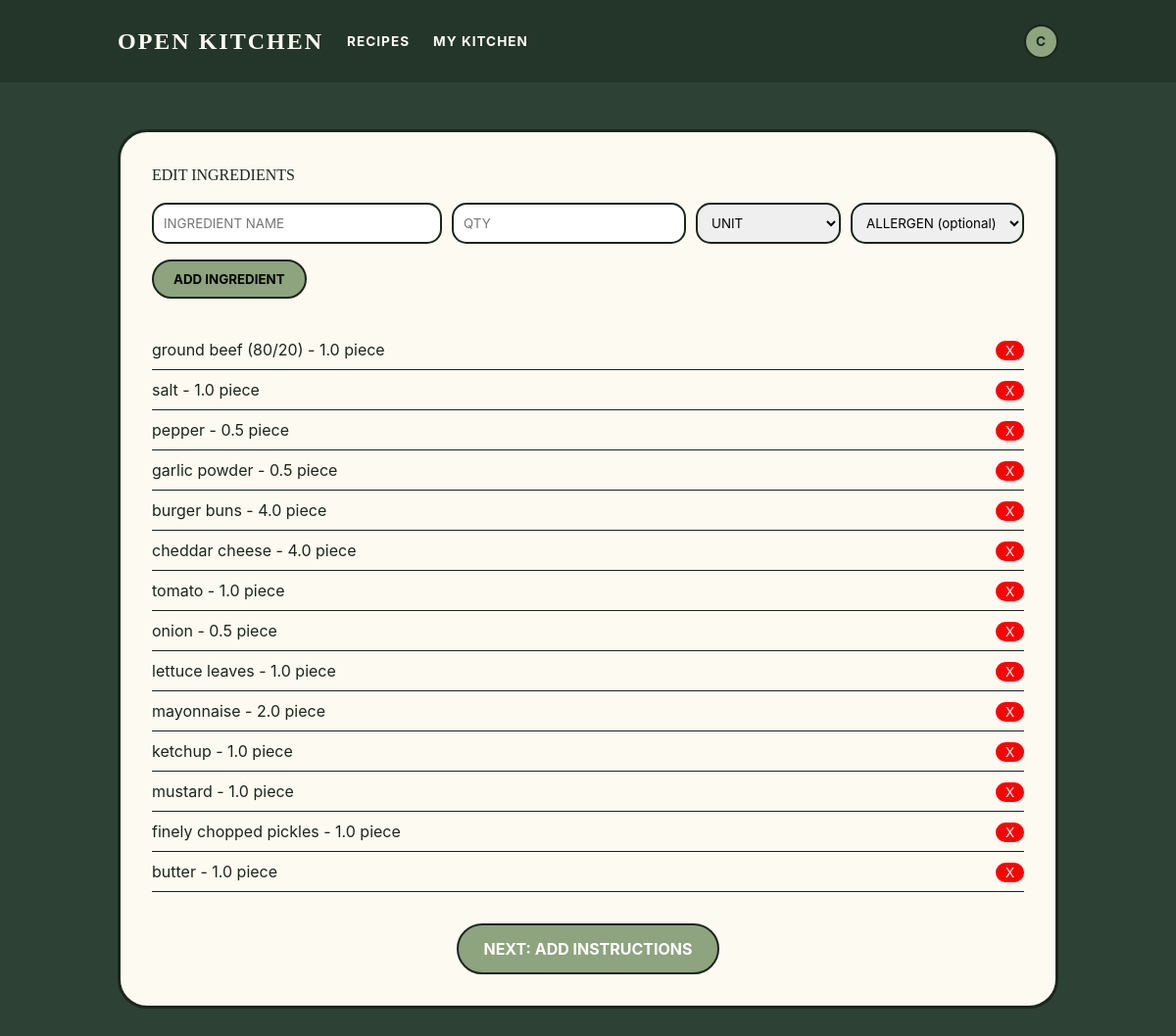
The page /recipes/24/ingredients (signed in) on the database its author committed.
### tables this page shows
CREATE TABLE users (
    id INTEGER PRIMARY KEY AUTOINCREMENT,
    username TEXT UNIQUE NOT NULL,
    email TEXT UNIQUE NOT NULL,
    password_hash TEXT NOT NULL,
    role_id INTEGER NOT NULL DEFAULT 1,
    notifications_enabled INTEGER DEFAULT 1,
    created_at DATETIME DEFAULT CURRENT_TIMESTAMP,
    updated_at DATETIME, reset_code TEXT, reset_code_expires DATETIME,
    FOREIGN KEY (role_id) REFERENCES roles(id)
);

CREATE TABLE ingredients (
    id INTEGER PRIMARY KEY AUTOINCREMENT,
    recipe_id INTEGER NOT NULL,
    name TEXT NOT NULL,
    quantity REAL NOT NULL,
    unit_id INTEGER NOT NULL,
    allergen_id INTEGER,
    FOREIGN KEY (recipe_id) REFERENCES recipes(id) ON DELETE CASCADE,
    FOREIGN KEY (unit_id) REFERENCES units(id),
    FOREIGN KEY (allergen_id) REFERENCES allergens(id)
);

CREATE TABLE units (
    id INTEGER PRIMARY KEY AUTOINCREMENT,
    name TEXT UNIQUE NOT NULL,
    abbreviation TEXT
);

### app/recipes.py (the view, shortened to what this page needs)
@bp.route('/<int:id>/ingredients', methods=('GET', 'POST'))
@login_required
def edit_ingredients(id):
    recipe = Recipe.get_by_id(id)
    if recipe is None or recipe['author_id'] != g.user['id']:
        flash('Recipe not found or access denied.')
        return redirect(url_for('recipes.index'))
    ingredients = Ingredient.get_by_recipe(id)
    units = Unit.get_all()
    allergens = Allergen.get_all()
    return render_template('recipes/edit_ingredients.html',
                         recipe=recipe,
                         ingredients=ingredients,
                         units=units,
                         allergens=allergens)

### app/auth.py (called while the page is built)
@bp.before_app_request
def load_logged_in_user():
    user_id = session.get('user_id')
    if user_id is None:
        g.user = None
    else:
        g.user = User.get_by_id(user_id)

def login_required(view):
    @functools.wraps(view)
    def wrapped_view(**kwargs):
        if g.user is None:
            return redirect(url_for('auth.login'))
        return view(**kwargs)
    return wrapped_view

### app/db.py (called while the page is built)
def get_db():
    if 'db' not in g:
        g.db = sqlite3.connect(
            current_app.config['DATABASE'],
            detect_types=sqlite3.PARSE_DECLTYPES
        )
        g.db.row_factory = sqlite3.Row
        g.db.execute('PRAGMA foreign_keys = ON')
    return g.db

### app/models/lookup.py (called while the page is built)
    @staticmethod
    def get_all():
        db = get_db()
        return db.execute('SELECT * FROM units ORDER BY name').fetchall()

    @staticmethod
    def get_all():
        db = get_db()
        return db.execute('SELECT * FROM allergens ORDER BY name').fetchall()

### app/models/recipe.py (called while the page is built)
    @staticmethod
    def get_by_id(recipe_id):
        db = get_db()
        return db.execute(
            'SELECT r.*, u.username as author_name '
            'FROM recipes r JOIN users u ON r.author_id = u.id '
            'WHERE r.id = ?',
            (recipe_id,)
        ).fetchone()

    @staticmethod
    def get_by_recipe(recipe_id):
        db = get_db()
        return db.execute(
            'SELECT i.*, u.name as unit_name, u.abbreviation, a.name as allergen_name '
            'FROM ingredients i '
            'JOIN units u ON i.unit_id = u.id '
            'LEFT JOIN allergens a ON i.allergen_id = a.id '
            'WHERE i.recipe_id = ?',
            (recipe_id,)
        ).fetchall()

### app/models/user.py (called while the page is built)
    @staticmethod
    def get_by_id(user_id):
        db = get_db()
        return db.execute(
            'SELECT u.*, r.name as role_name FROM users u '
            'JOIN roles r ON u.role_id = r.id '
            'WHERE u.id = ?', (user_id,)
        ).fetchone()

### app/templates/recipes/edit_ingredients.html (shortened to what this page needs)
{% extends 'base.html' %}
{% block content %}
<div class="form-card" style="background-color: var(--cream); border: 3px solid var(--border-dark); border-radius: 30px; padding: 2rem;">
    <h1 style="font-family: 'Georgia', serif; text-transform: uppercase;">Edit Ingredients</h1>
    <form method="post" class="mt-4">
        <div style="display: grid; grid-template-columns: 2fr 1fr 1fr 1fr; gap: 10px;">
            <input type="text" name="name" placeholder="INGREDIENT NAME" style="border: 2px solid var(--border-dark); border-radius: 15px; padding: 10px;" required>
            <input type="number" name="quantity" step="0.01" placeholder="QTY" style="border: 2px solid var(--border-dark); border-radius: 15px; padding: 10px;" required>
            <select name="unit_id" style="border: 2px solid var(--border-dark); border-radius: 15px; padding: 10px;" required>
                <option value="">UNIT</option>
            </select>
            <select name="allergen_id" style="border: 2px solid var(--border-dark); border-radius: 15px; padding: 10px;">
                <option value="">ALLERGEN (optional)</option>
            </select>
        </div>
        <button type="submit" style="margin-top: 1rem; background-color: var(--pill-green); border: 2px solid var(--border-dark); border-radius: 50px; padding: 10px 20px; font-weight: bold;">ADD INGREDIENT</button>
    </form>
    {% if ingredients %}
    <ul style="margin-top: 2rem; list-style: none; padding: 0;">
        {% for ingredient in ingredients %}
        <li style="display: flex; justify-content: space-between; padding: 8px 0; border-bottom: 1px solid var(--border-dark);">
            <span>{{ ingredient.name }} - {{ ingredient.quantity }} {{ ingredient.unit_name }}{% if ingredient.allergen_name %} ({{ ingredient.allergen_name }}){% endif %}</span>
            <form method="post" action="{{ url_for('recipes.delete_ingredient', id=ingredient.id) }}">
                <button type="submit" style="background-color: red; color: white; border: none; border-radius: 50px; padding: 2px 10px; cursor: pointer;">X</button>
            </form>
        </li>
        {% endfor %}
    </ul>
    {% endif %}
    {% if ingredients %}
        <div style="margin-top: 2rem; text-align: center;">
        <a href="{{ url_for('recipes.edit_instructions', id=recipe.id) }}"
        style="background-color: var(--pill-green); color: white; border: 2px solid var(--border-dark); border-radius: 50px; padding: 12px 25px; font-weight: bold; text-decoration: none; display: inline-block;">
        NEXT: ADD INSTRUCTIONS
        </a>
        </div>
    {% endif %}
</div>
{% endblock %}

### app/templates/base.html (shortened to what this page needs)
<!DOCTYPE html>
<html lang="en">
<head>
    <link rel="stylesheet" href="https://cdn.jsdelivr.net/npm/bulma@0.9.4/css/bulma.min.css">
    <link rel="stylesheet" href="https://cdnjs.cloudflare.com/ajax/libs/font-awesome/6.4.0/css/all.min.css">
    <link rel="stylesheet" href="{{ url_for('static', filename='css/custom.css') }}">
</head>
<body>
    <nav class="navbar" role="navigation" aria-label="main navigation">
        <div class="container">
            <div class="navbar-brand">
                <a class="navbar-item brand-text" href="{{ url_for('index') }}">
                    Open Kitchen
                </a>
            </div>
            <div class="navbar-menu">
                <div class="navbar-start">
                    <a class="navbar-item" href="{{ url_for('recipes.index') }}">Recipes</a>
                    {% if g.user %}
                    <a class="navbar-item" href="{{ url_for('dashboard.index') }}">My Kitchen</a>
                    {% endif %}
                </div>
                <div class="navbar-end">
                    {% if g.user %}
                    <div class="navbar-item">
                        <div class="user-menu">
                            <div class ="avatar" title="{{ g.user['username'] }}">
                                {{ g.user['username'][0].upper() }}
                            </div>
                        </div>
                    </div>
                    {% else %}
                    <a class="navbar-item" href="{{ url_for('auth.register') }}">Register</a>
                    <a class="navbar-item" href="{{ url_for('auth.login') }}">Login</a>
                    {% endif %}
                </div>
            </div>
        </div>
    </nav>
    <section class="section">
        <div class="container is-max-desktop">
            {% block content %}{% endblock %}
        </div>
    </section>
</body>
</html>

### app/static/css/custom.css (style rules this page uses)
:root { --forest-green: #2d4234; --pill-green: #8da47e; --cream: #fdfaf1; --border-dark: #1a261d; }
body { background-color: var(--forest-green); color: var(--border-dark); min-height: 100vh; }
a { color: inherit; text-decoration: none; transition: color 0.2s ease-in-out; }
.navbar { background-color: rgba(0, 0, 0, 0.2) !important; padding: 1rem 0; }
.navbar-item, .navbar-link { color: var(--cream) !important; text-transform: uppercase; font-weight: bold; letter-spacing: 1px; font-size: 0.85rem; }
.brand-text { font-family: "Georgia", serif; font-weight: bold; font-size: 1.5rem !important; letter-spacing: 2px; text-transform: uppercase; }
.avatar { width: 35px; height: 35px; background-color: var(--pill-green); border: 2px solid var(--border-dark); border-radius: 50%; display: flex; align-items: center; justify-content: center; font-weight: bold; color: var(--border-dark); }

### app/templates/base.html (style rules this page uses)
:root { --forest-green: #2d4234; --pill-green: #8da47e; --cream: #fdfaf1; --border-dark: #1a261d; }
body { background-color: var(--forest-green); color: var(--border-dark); min-height: 100vh; }
a { color: inherit; text-decoration: none; transition: color 0.2s ease-in-out; }
.navbar { background-color: rgba(0,0,0,0.2) !important; padding: 1rem 0; }
.navbar-item, .navbar-link { color: var(--cream) !important; text-transform: uppercase; font-weight: bold; letter-spacing: 1px; font-size: 0.85rem; }
.brand-text { font-family: 'Georgia', serif; font-weight: bold; font-size: 1.5rem !important; letter-spacing: 2px; text-transform: uppercase; }
.avatar { width: 35px; height: 35px; background-color: var(--pill-green); border: 2px solid var(--border-dark); border-radius: 50%; display: flex; align-items: center; justify-content: center; font-weight: bold; color: var(--border-dark); }
.user-menu { position: relative; display: inline-block }

### rows shown on the page
users: username "C"
ingredients: name "ground beef (80/20)", quantity "1.0", unit_name "piece"
ingredients: name "salt", quantity "1.0", unit_name "piece"
ingredients: name "pepper", quantity "0.5", unit_name "piece"
ingredients: name "garlic powder", quantity "0.5", unit_name "piece"
ingredients: name "burger buns", quantity "4.0", unit_name "piece"
ingredients: name "cheddar cheese", quantity "4.0", unit_name "piece"
ingredients: name "tomato", quantity "1.0", unit_name "piece"
ingredients: name "onion", quantity "0.5", unit_name "piece"
ingredients: name "lettuce leaves", quantity "1.0", unit_name "piece"
ingredients: name "mayonnaise", quantity "2.0", unit_name "piece"
ingredients: name "ketchup", quantity "1.0", unit_name "piece"
ingredients: name "mustard", quantity "1.0", unit_name "piece"
ingredients: name "finely chopped pickles", quantity "1.0", unit_name "piece"
ingredients: name "butter", quantity "1.0", unit_name "piece"
